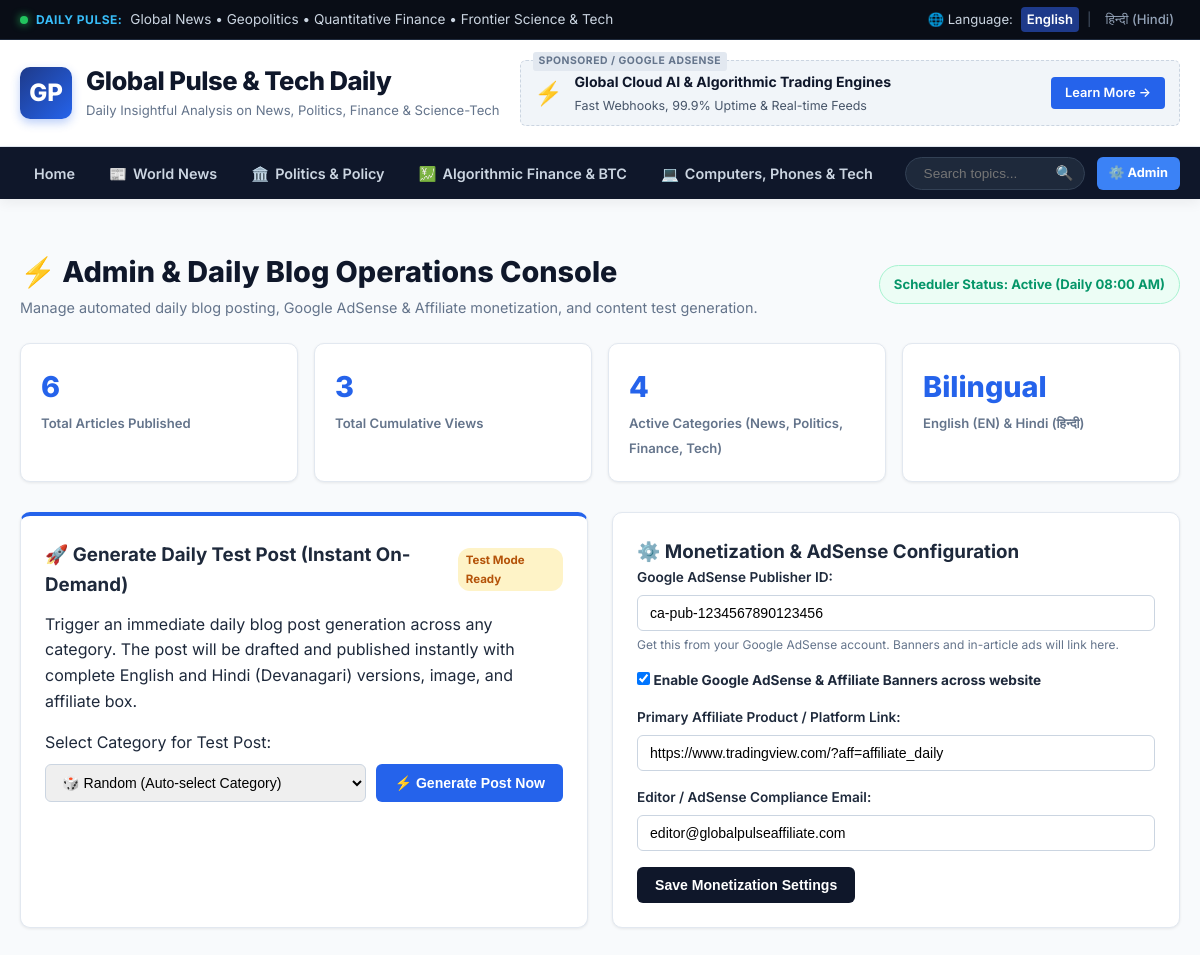
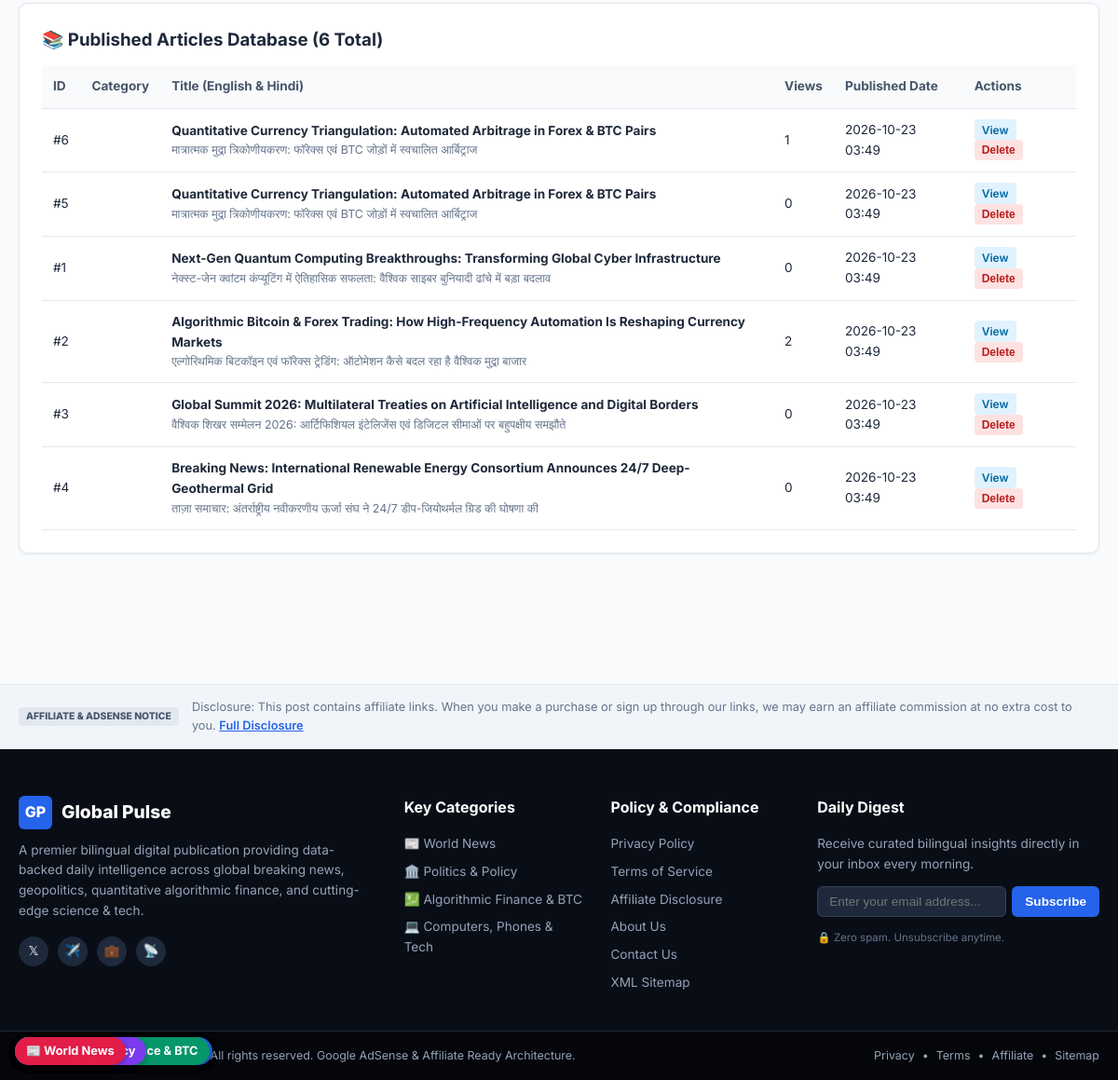
/admin, run on an earlier commit of the app's database (2 pictures, top to bottom).
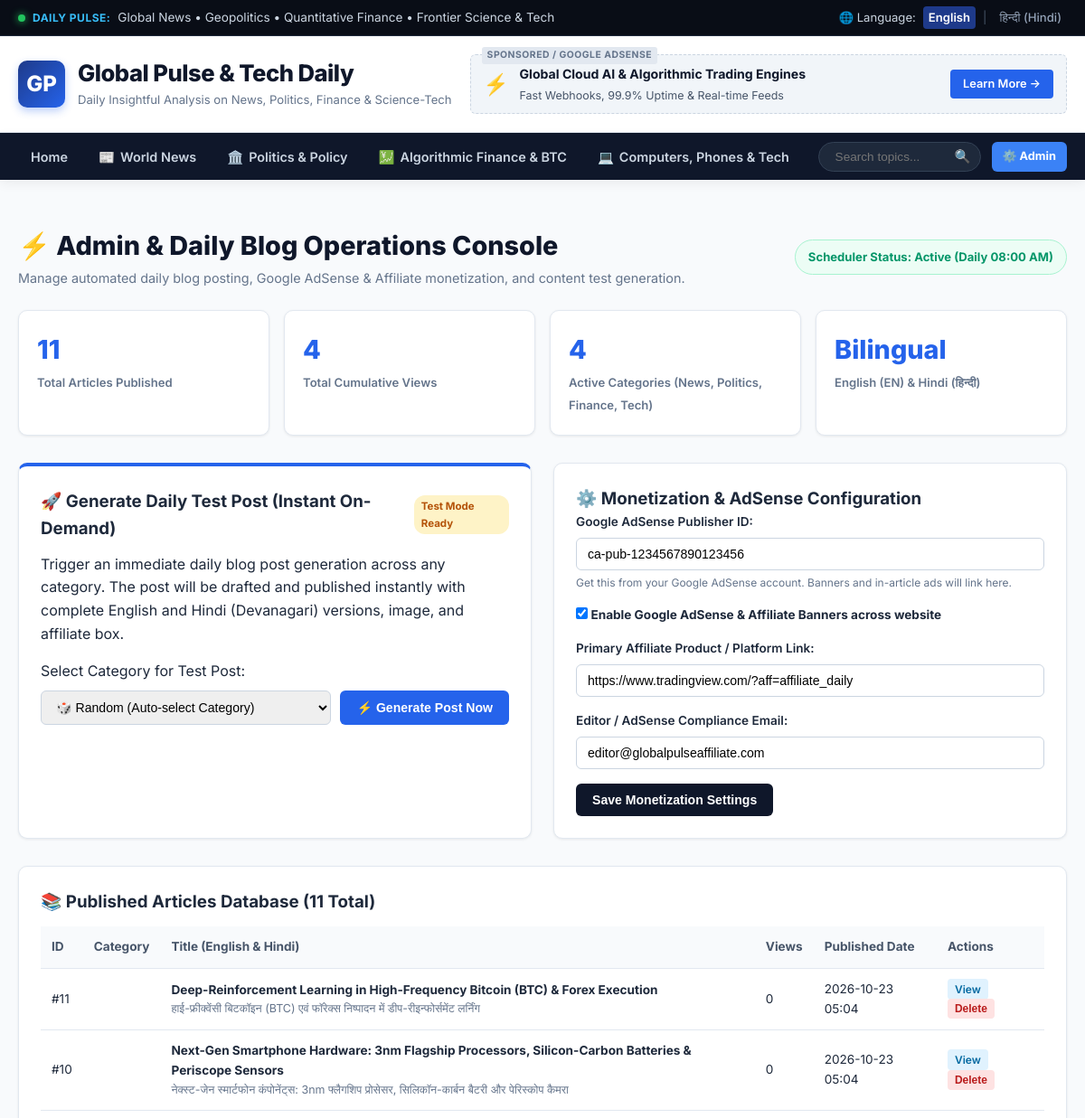
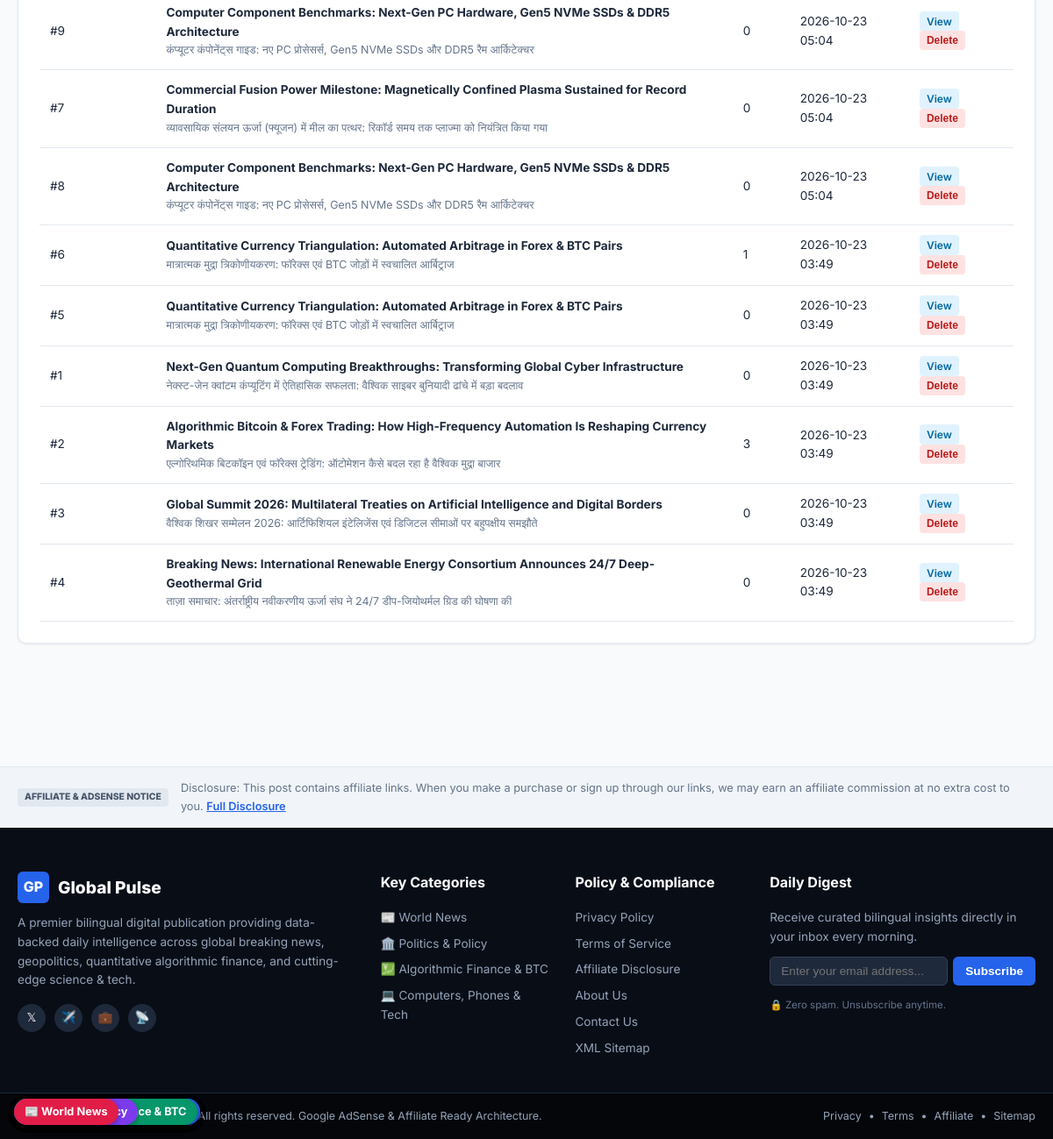
And on a later commit of the database (2 pictures, top to bottom).
### tables this page shows
CREATE TABLE posts (
            id INTEGER PRIMARY KEY AUTOINCREMENT,
            title_en TEXT NOT NULL,
            title_hi TEXT NOT NULL,
            slug TEXT UNIQUE NOT NULL,
            category TEXT NOT NULL,
            excerpt_en TEXT,
            excerpt_hi TEXT,
            content_en TEXT NOT NULL,
            content_hi TEXT NOT NULL,
            image_url TEXT,
            views INTEGER DEFAULT 0,
            affiliate_box_title TEXT,
            affiliate_box_desc TEXT,
            affiliate_box_url TEXT,
            affiliate_box_btn TEXT,
            created_at TIMESTAMP DEFAULT CURRENT_TIMESTAMP
        );

### app.py (the view, shortened to what this page needs)
@app.route('/admin', methods=['GET', 'POST'])
def admin():
    conn = get_db()
    cursor = conn.cursor()
    cursor.execute("SELECT * FROM posts ORDER BY created_at DESC")
    posts = cursor.fetchall()
    cursor.execute("SELECT COUNT(*) as total_posts, SUM(views) as total_views FROM posts")
    stats = cursor.fetchone()
    conn.close()
    settings = get_settings()
    return render_template('admin.html', posts=posts, stats=stats, settings=settings)

### app.py (called while the page is built)
@app.context_processor
def inject_globals():
    lang = request.args.get('lang') or request.cookies.get('site_lang', 'en')
    settings = get_settings()
    return dict(
        lang=lang,
        settings=settings,
        categories=CATEGORY_META,
        current_year=datetime.now().year
    )

### database.py (called while the page is built)
def get_db():
    conn = sqlite3.connect(DB_PATH)
    conn.row_factory = sqlite3.Row
    return conn

def get_settings():
    conn = get_db()
    cursor = conn.cursor()
    cursor.execute("SELECT key, value FROM settings")
    rows = cursor.fetchall()
    conn.close()
    return {row['key']: row['value'] for row in rows}

### templates/admin.html (shortened to what the changed rows need)
{% extends "base.html" %}
{% block content %}
<div class="container admin-container">
    <div class="admin-header-row">
        <div>
            <h1 class="admin-title">⚡ Admin & Daily Blog Operations Console</h1>
        </div>
    </div>
    <div class="stats-grid">
        <div class="stat-card">
            <span class="stat-num">{{ stats.total_posts or 0 }}</span>
            <span class="stat-label">Total Articles Published</span>
        </div>
        <div class="stat-card">
            <span class="stat-num">{{ stats.total_views or 0 }}</span>
            <span class="stat-label">Total Cumulative Views</span>
        </div>
    </div>
    <div class="admin-card full-width-card">
        <div class="card-title-row">
            <h3>📚 Published Articles Database ({{ posts|length }} Total)</h3>
        </div>
        <div class="table-responsive">
            <table class="admin-table">
                <thead>
                    <tr>
                        <th>ID</th>
                        <th>Category</th>
                        <th>Title (English & Hindi)</th>
                        <th>Views</th>
                        <th>Published Date</th>
                        <th>Actions</th>
                    </tr>
                </thead>
                <tbody>
                    {% for p in posts %}
                    <tr>
                        <td>#{{ p.id }}</td>
                        <td>
                            <span class="card-badge {{ categories[p.category].badge_class }}">
                                {{ categories[p.category].icon }} {{ categories[p.category].name_en }}
                            </span>
                        </td>
                        <td>
                            <div class="table-titles">
                                <strong><a href="{{ url_for('post_detail', slug=p.slug) }}" target="_blank">{{ p.title_en }}</a></strong>
                                <span class="hindi-sub">{{ p.title_hi }}</span>
                            </div>
                        </td>
                        <td>{{ p.views }}</td>
                        <td>{{ p.created_at[:16] }}</td>
                        <td class="action-cell">
                            <a href="{{ url_for('post_detail', slug=p.slug) }}" target="_blank" class="table-btn view-btn">View</a>
                            <form action="{{ url_for('delete_post', post_id=p.id) }}" method="POST" onsubmit="return confirm('Delete this post?');" style="display:inline;">
                                <button type="submit" class="table-btn delete-btn">Delete</button>
                            </form>
                        </td>
                    </tr>
                    {% endfor %}
                </tbody>
            </table>
        </div>
    </div>
</div>
{% endblock %}

### templates/base.html (shortened to what the changed rows need)
<!DOCTYPE html>
<html lang="{{ lang }}">
<head>
    <link rel="stylesheet" href="{{ url_for('static', filename='css/style.css') }}">
</head>
<body class="lang-{{ lang }}">
    <div class="header-main-area">
        <div class="container header-layout">
            <div class="site-branding">
                <a href="{{ url_for('home') }}" class="logo-link">
                    <div class="logo-text">
                        <h1 class="site-title">
                            {% if lang == 'hi' %}{{ settings.site_title_hi }}{% else %}{{ settings.site_title_en }}{% endif %}
                        </h1>
                    </div>
                </a>
            </div>
        </div>
    </div>
    <nav class="main-navbar">
        <div class="container nav-container">
            <ul class="nav-links">
                {% for slug, cat in categories.items() %}
                <li>
                    <a href="{{ url_for('category_view', cat_slug=slug) }}" class="nav-item {% if cat_slug == slug %}active{% endif %}">
                        <span class="cat-icon">{{ cat.icon }}</span>
                        {% if lang == 'hi' %}{{ cat.name_hi }}{% else %}{{ cat.name_en }}{% endif %}
                    </a>
                </li>
                {% endfor %}
            </ul>
        </div>
    </nav>
    <main class="site-main">
        {% block content %}{% endblock %}
    </main>
    <footer class="site-footer">
        <div class="container footer-grid">
            <div class="footer-col">
                <ul class="footer-list">
                    {% for slug, cat in categories.items() %}
                    <li>
                        <a href="{{ url_for('category_view', cat_slug=slug) }}">
                            {{ cat.icon }} {% if lang == 'hi' %}{{ cat.name_hi }}{% else %}{{ cat.name_en }}{% endif %}
                        </a>
                    </li>
                    {% endfor %}
                </ul>
            </div>
        </div>
    </footer>
</body>
</html>

What changed in the data, as far as the page shows it:
added posts: id "11", title_en "Deep-Reinforcement Learning in High-Frequency Bitcoin (BTC) & Forex Execution", title_hi "हाई-फ्रीक्वेंसी बिटकॉइन (BTC) एवं फॉरेक्स निष्पादन में डीप-रीइन्फोर्समेंट लर्निंग", views "0", created_at "2026-10-23 05:04", category "finance" (drawn)
added posts: id "10", title_en "Next-Gen Smartphone Hardware: 3nm Flagship Processors, Silicon-Carbon Batteries & Periscope Sensors", title_hi "नेक्स्ट-जेन स्मार्टफोन कंपोनेंट्स: 3nm फ्लैगशिप प्रोसेसर, सिलिकॉन-कार्बन बैटरी और पेरिस्कोप कैमरा", views "0", created_at "2026-10-23 05:04"
added posts: id "9", title_en "Computer Component Benchmarks: Next-Gen PC Hardware, Gen5 NVMe SSDs & DDR5 Architecture", title_hi "कंप्यूटर कंपोनेंट्स गाइड: नए PC प्रोसेसर्स, Gen5 NVMe SSDs और DDR5 रैम आर्किटेक्चर", views "0", created_at "2026-10-23 05:04"
added posts: id "7", title_en "Commercial Fusion Power Milestone: Magnetically Confined Plasma Sustained for Record Duration", title_hi "व्यावसायिक संलयन ऊर्जा (फ्यूजन) में मील का पत्थर: रिकॉर्ड समय तक प्लाज्मा को नियंत्रित किया गया", views "0", created_at "2026-10-23 05:04"
added posts: id "8", title_en "Computer Component Benchmarks: Next-Gen PC Hardware, Gen5 NVMe SSDs & DDR5 Architecture", title_hi "कंप्यूटर कंपोनेंट्स गाइड: नए PC प्रोसेसर्स, Gen5 NVMe SSDs और DDR5 रैम आर्किटेक्चर", views "0", created_at "2026-10-23 05:04"
changed posts "Algorithmic Finance & BTC": views "2" → "3"
Also different on the page:
{{ stats.total_posts or 0 }}: "6" → "11"
{{ stats.total_views or 0 }}: "3" → "4"
{{ posts|length }}: "6" → "11"
